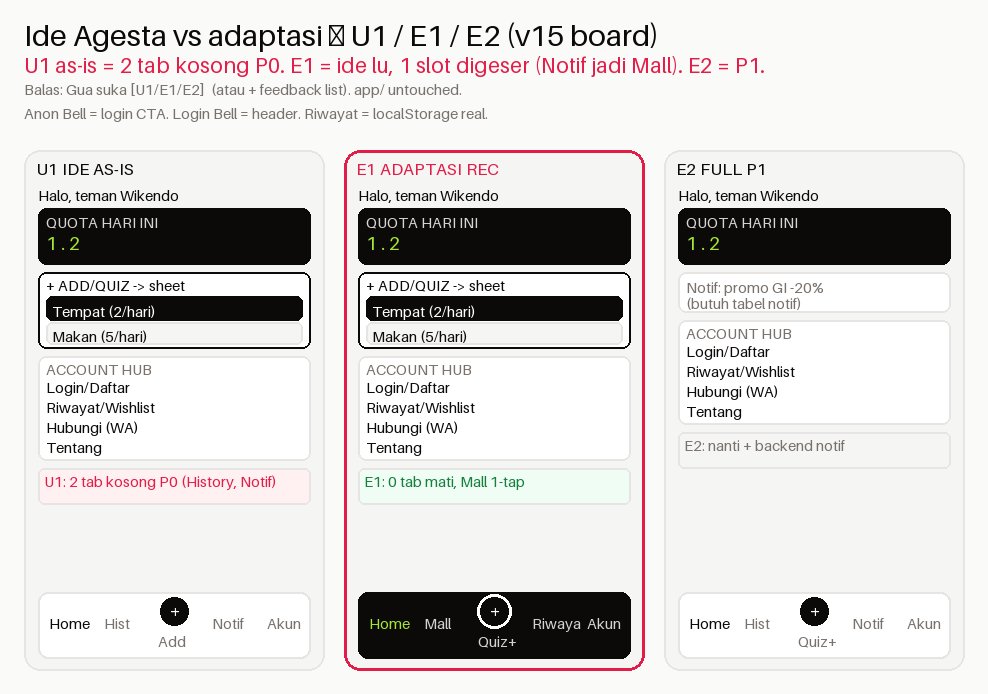

Source code (Python):
"""Render PNG board v15 (U1 vs E1 vs E2). ASCII labels only."""
from PIL import Image, ImageDraw, ImageFont

INK = (12, 10, 9)
PAGE = (245, 245, 244)
WHITE = (255, 255, 255)
GRAY = (120, 113, 108)
GRAY2 = (214, 211, 209)
GRAY3 = (231, 229, 228)
LIME = (163, 230, 53)
ROSE = (225, 29, 72)
BG = (250, 250, 249)

f_t = ImageFont.load_default(size=30)
f_s = ImageFont.load_default(size=21)
f_m = ImageFont.load_default(size=19)
f_x = ImageFont.load_default(size=17)
f_n = ImageFont.load_default(size=15)

CARDS = [
    ("U1", "IDE AS-IS", "white", ["Home", "Hist", "Add", "Notif", "Akun"], "U1: 2 tab kosong P0 (History, Notif)", False),
    ("E1", "ADAPTASI REC", "ink", ["Home", "Mall", "Quiz+", "Riwayat", "Akun"], "E1: 0 tab mati, Mall 1-tap", True),
    ("E2", "FULL P1", "white", ["Home", "Hist", "Quiz+", "Notif", "Akun"], "E2: nanti + backend notif", False),
]
PW, PH = 300, 520
GX, GY0, GAP = 24, 150, 20
W = GX * 2 + 3 * PW + 2 * GAP
H = GY0 + PH + 24

img = Image.new("RGB", (W, H), BG)
d = ImageDraw.Draw(img)
d.text((GX, 16), "Ide Agesta vs adaptasi — U1 / E1 / E2 (v15 board)", font=f_t, fill=INK)
d.text((GX, 52), "U1 as-is = 2 tab kosong P0. E1 = ide lu, 1 slot digeser (Notif jadi Mall). E2 = P1.", font=f_s, fill=(225, 29, 72))
d.text((GX, 80), "Balas: Gua suka [U1/E1/E2]  (atau + feedback list). app/ untouched.", font=f_n, fill=GRAY)
d.text((GX, 104), "Anon Bell = login CTA. Login Bell = header. Riwayat = localStorage real.", font=f_n, fill=GRAY)

for i, (oid, name, style, names, note, rec) in enumerate(CARDS):
    x = GX + i * (PW + GAP)
    y = GY0
    d.rounded_rectangle([x, y, x + PW, y + PH], radius=16, fill=PAGE,
                        outline=(225, 29, 72) if rec else GRAY3, width=3 if rec else 2)
    d.text((x + 12, y + 8), oid + " " + name, font=f_x, fill=(225, 29, 72) if rec else INK)
    cx, cw = x + 14, PW - 28
    cy = y + 36
    d.text((cx, cy), "Halo, teman Wikendo", font=f_n, fill=INK)
    cy += 22
    d.rounded_rectangle([cx, cy, cx + cw, cy + 56], radius=8, fill=INK)
    d.text((cx + 8, cy + 5), "QUOTA HARI INI", font=f_n, fill=GRAY2)
    d.text((cx + 8, cy + 23), "1 . 2", font=f_m, fill=LIME)
    cy += 64
    if oid != "E2":
        d.rounded_rectangle([cx, cy, cx + cw, cy + 76], radius=8, fill=WHITE, outline=INK, width=2)
        d.text((cx + 8, cy + 4), "+ ADD/QUIZ -> sheet", font=f_n, fill=INK)
        d.rounded_rectangle([cx + 8, cy + 24, cx + cw - 8, cy + 48], radius=6, fill=INK)
        d.text((cx + 14, cy + 30), "Tempat (2/hari)", font=f_n, fill=WHITE)
        d.rounded_rectangle([cx + 8, cy + 50, cx + cw - 8, cy + 72], radius=6, fill=PAGE, outline=GRAY3, width=2)
        d.text((cx + 14, cy + 55), "Makan (5/hari)", font=f_n, fill=INK)
        cy += 84
    else:
        d.rounded_rectangle([cx, cy, cx + cw, cy + 40], radius=8, fill=WHITE, outline=GRAY3, width=2)
        d.text((cx + 8, cy + 6), "Notif: promo GI -20%", font=f_n, fill=GRAY)
        d.text((cx + 8, cy + 22), "(butuh tabel notif)", font=f_n, fill=GRAY)
        cy += 48
    d.rounded_rectangle([cx, cy, cx + cw, cy + 104], radius=8, fill=WHITE, outline=GRAY3, width=2)
    d.text((cx + 8, cy + 4), "ACCOUNT HUB", font=f_n, fill=GRAY)
    for j, a in enumerate(["Login/Daftar", "Riwayat/Wishlist", "Hubungi (WA)", "Tentang"]):
        d.text((cx + 8, cy + 22 + j * 20), a, font=f_n, fill=INK)
    cy += 112
    d.rounded_rectangle([cx, cy, cx + cw, cy + 36], radius=6, fill=(255, 241, 242) if oid == "U1" else ((240, 253, 244) if oid == "E1" else PAGE), outline=GRAY3, width=2)
    d.text((cx + 6, cy + 4), note, font=f_n, fill=(225, 29, 72) if oid == "U1" else ((21, 128, 61) if oid == "E1" else GRAY))
    # nav
    ny = y + PH - 78
    if style == "ink":
        d.rounded_rectangle([cx, ny, cx + cw, ny + 66], radius=10, fill=INK)
        tc, ac = GRAY2, LIME
    else:
        d.rounded_rectangle([cx, ny, cx + cw, ny + 66], radius=10, fill=WHITE, outline=GRAY3, width=2)
        tc, ac = GRAY, INK
    n = len(names)
    for k, nm in enumerate(names):
        px = cx + (k + 0.5) * cw / n
        if nm in ("Add", "Quiz+"):
            d.ellipse([px - 17, ny + 2, px + 17, ny + 36], fill=INK, outline=WHITE, width=3)
            d.text((px - 5, ny + 7), "+", font=f_m, fill=WHITE)
            d.text((px - 16, ny + 40), nm[:6], font=f_n, fill=tc)
        else:
            d.text((px - 16, ny + 22), nm[:6], font=f_n, fill=ac if k == 0 else tc)

img.save("/home/ubuntu/wikendo-web-app/design/revamp-options-v15-user-idea-compare.png")
print("saved", img.size)
